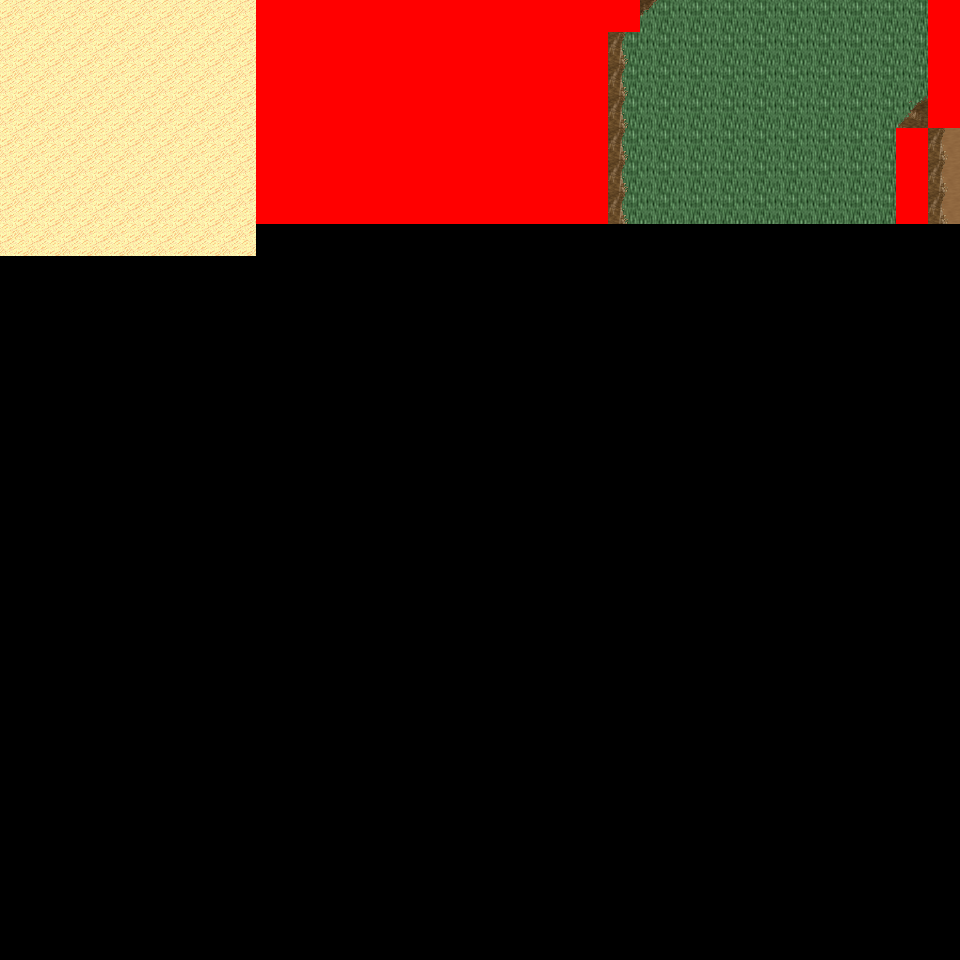

Below is a game level as drawn by its tile map, then a one-line description and the .tmx that defines it (tile-layer data replaced by summaries):
An orthogonal 30x30 tile map with 32x32 px tiles, 6 tile layers (Ground, Object, Object2, Above, ...), 8 tilesets and 3 objects (3x mapExit).

<map version="1.0" orientation="orthogonal" renderorder="right-down" width="30" height="30" tilewidth="32" tileheight="32" nextobjectid="4">
  <tileset firstgid="1" name="tileset_logic_collision" tilewidth="32" tileheight="32" tilecount="1" columns="1">
    <image source="../drawable/tileset_logic_collision.png" width="32" height="32" />
  </tileset>
  <tileset firstgid="2" name="tileset_ground_ground" tilewidth="32" tileheight="32" tilecount="33" columns="3">
    <image source="../drawable/tileset_ground_ground.png" width="96" height="352" />
  </tileset>
  <tileset firstgid="35" name="tileset_ground_ridge_earth_pale" tilewidth="32" tileheight="32" tilecount="96" columns="12">
    <image source="../drawable/tileset_ground_ridge_earth_pale.png" width="384" height="256" />
  </tileset>
  <tileset firstgid="131" name="tileset_ground_ridge_earth_dark" tilewidth="32" tileheight="32" tilecount="96" columns="12">
    <image source="../drawable/tileset_ground_ridge_earth_dark.png" width="384" height="256" />
  </tileset>
  <tileset firstgid="227" name="tileset_terrain_desert" tilewidth="32" tileheight="32" tilecount="88" columns="8">
    <image source="../drawable/tileset_terrain_desert.png" width="256" height="352" />
  </tileset>
  <tileset firstgid="315" name="tileset_plant_tree_tree_darkgreen" tilewidth="32" tileheight="32" tilecount="88" columns="8">
    <image source="../drawable/tileset_plant_tree_tree_darkgreen.png" width="256" height="352" />
  </tileset>
  <tileset firstgid="403" name="tileset_plant_cactus_2" tilewidth="32" tileheight="32" tilecount="10" columns="5">
    <image source="../drawable/tileset_plant_cactus_2.png" width="160" height="64" />
  </tileset>
  <tileset firstgid="413" name="tileset_ground_sand_2" tilewidth="32" tileheight="32" tilecount="15" columns="5">
    <image source="../drawable/tileset_ground_sand_2.png" width="160" height="96" />
  </tileset>
  <layer name="Ground" width="30" height="30">
    <data>[900 cells, 218 non-empty, 4 distinct tile ids]</data>
  </layer>
  <layer name="Object" width="30" height="30">
    <data>[900 cells, 40 non-empty, 15 distinct tile ids]</data>
  </layer>
  <layer name="Object2" width="30" height="30">
    <data>[900 cells, 0 non-empty, 0 distinct tile ids]</data>
  </layer>
  <layer name="Above" width="30" height="30">
    <data>[900 cells, 38 non-empty, 15 distinct tile ids]</data>
  </layer>
  <layer name="Above2" width="30" height="30">
    <data>[900 cells, 0 non-empty, 0 distinct tile ids]</data>
  </layer>
  <layer name="Walkable" width="30" height="30">
    <data>[900 cells, 85 non-empty, 1 distinct tile ids]</data>
  </layer>
  <objectgroup name="MapEvents">
    <object id="1" name="north" type="mapExit" x="0" y="0" width="256" height="32">
      <properties>
        <property name="map" value="level_0_x4_y131" />
        <property name="x" value="0" />
        <property name="y" value="28" />
      </properties>
    </object>
    <object id="2" name="north2" type="mapExit" x="640" y="0" width="288" height="32">
      <properties>
        <property name="map" value="level_0_x4_y131" />
        <property name="x" value="20" />
        <property name="y" value="28" />
      </properties>
    </object>
    <object id="3" name="west" type="mapExit" x="0" y="0" width="32" height="960">
      <properties>
        <property name="map" value="level_0_x3_y132" />
        <property name="x" value="28" />
        <property name="y" value="0" />
      </properties>
    </object>
  </objectgroup>
</map>
